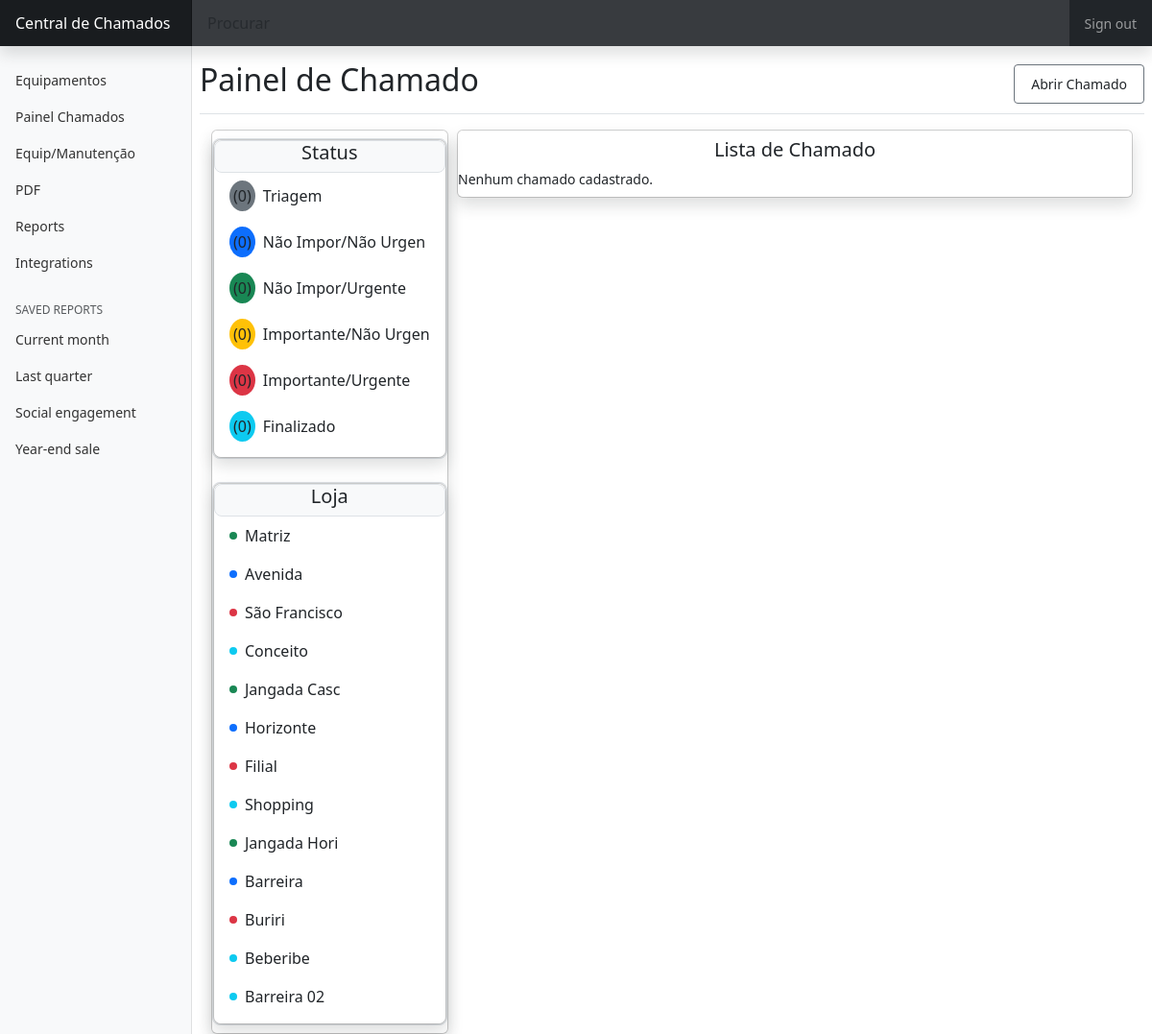
Before: /painel.php with the older database file.
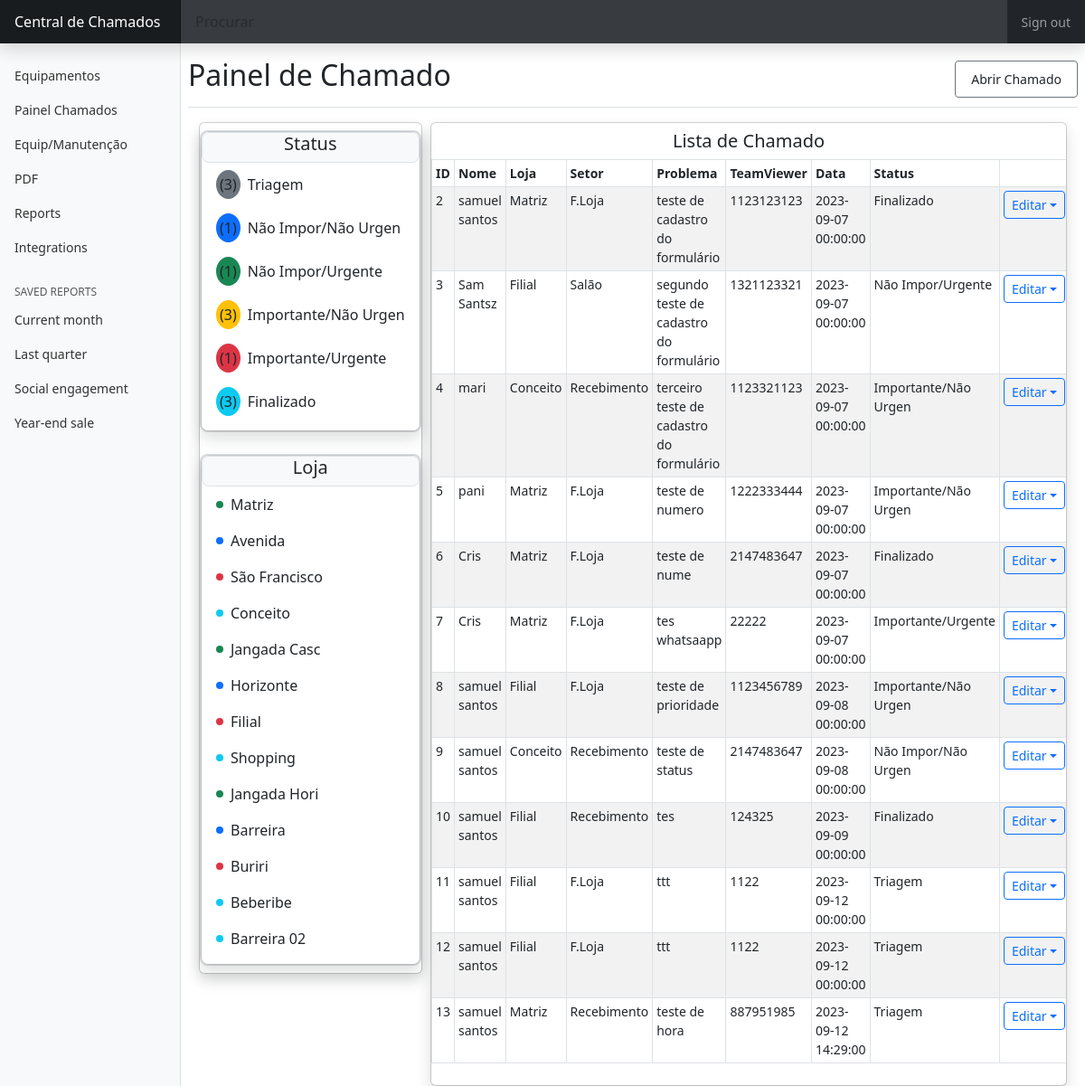
After: the same page with the newer database file.
### tables this page shows
CREATE TABLE IF NOT EXISTS `tb_chamado` (
  `id` int NOT NULL AUTO_INCREMENT,
  `nome` text NOT NULL,
  `email` varchar(255) NOT NULL,
  `whatsapp` int NOT NULL,
  `loja` text NOT NULL,
  `setor` text NOT NULL,
  `problema` varchar(255) NOT NULL,
  `teamviewer` int NOT NULL,
  `data` datetime NOT NULL,
  `status` text NOT NULL,
  `tecnico` text NOT NULL,
  `resolucao` varchar(255) NOT NULL,
  `dataFin` datetime NOT NULL,
  PRIMARY KEY (`id`)
);

### conexao/filtro/status/cont_chamado.php (called while the page is built)
<?php
$sql = "SELECT COUNT(*) as Triagem FROM tb_chamado WHERE status = 'Triagem'";
$result = $conn->query($sql);
if ($result->num_rows == 1) {
    $row = $result->fetch_assoc();
    $triagem = $row["Triagem"];
} else {
    echo "Nenhum chamado finalizado encontrado.";
}
?>
<?php
$sql = "SELECT COUNT(*) as n_imp_n_urg FROM tb_chamado WHERE status = 'Não Impor/Não Urgen'";
$result = $conn->query($sql);
if ($result->num_rows == 1) {
    $row = $result->fetch_assoc();
    $n_imp_n_urg = $row["n_imp_n_urg"];
} else {
    echo "Nenhum chamado Não Importante/Não Urgente encontrado.";
}
?>
<?php
$sql = "SELECT COUNT(*) as n_imp_urg FROM tb_chamado WHERE status = 'Não Impor/Urgente'";
$result = $conn->query($sql);
if ($result->num_rows == 1) {
    $row = $result->fetch_assoc();
    $n_imp_urg = $row["n_imp_urg"];
} else {
    echo "Nenhum chamado finalizado encontrado.";
}
?>
<?php
$sql = "SELECT COUNT(*) as imp_n_urg FROM tb_chamado WHERE status = 'Importante/Não Urgen'";
$result = $conn->query($sql);
if ($result->num_rows == 1) {
    $row = $result->fetch_assoc();
    $imp_n_urg = $row["imp_n_urg"];
} else {
    echo "Nenhum chamado finalizado encontrado.";
}
?>
<?php
$sql = "SELECT COUNT(*) as imp_urg FROM tb_chamado WHERE status = 'Importante/Urgente'";
$result = $conn->query($sql);
if ($result->num_rows == 1) {
    $row = $result->fetch_assoc();
    $imp_urg = $row["imp_urg"];
} else {
    echo "Nenhum chamado finalizado encontrado.";
}
?>
<?php
$sql = "SELECT COUNT(*) as finalizados FROM tb_chamado WHERE status = 'Finalizado'";
$result = $conn->query($sql);
if ($result->num_rows == 1) {
    $row = $result->fetch_assoc();
    $finalizados = $row["finalizados"];
} else {
    echo "Nenhum chamado finalizado encontrado.";
}
?>

### painel.php (the view, shortened to what the changed rows need)
<?php
include 'conexao/bancodados.php';
?>
<!doctype html>
<html lang="pt">
<head>
  <link href="css/dist/bootstrap.min.css" rel="stylesheet">
  <link href="css/styles.css" rel="stylesheet">
  <link href="css/dashboard.css" rel="stylesheet">
</head>
<body>
  <div class="container-fluid">
    <div class="row">
      <main class="col-md-9 ms-sm-auto col-lg-10 px-md-2">
        <div class="d-flex justify-content-between flex-wrap flex-md-nowrap align-items-center pt-3 pb-2 mb-3 border-bottom">
          <h1 class="h2">Painel de Chamado</h1>
        </div>
        <div class="container-fluid">
          <div class="dropdown-menu d-block position-static shadow d-grid gap-4" style=" float: left;">
            <div class="bg-body-tertiary border rounded-3">
              <div class="dropdown-menu d-block position-static pt-0 mx-0 rounded-3 shadow overflow-hidden w-280px">
                <?php include 'conexao/filtro/status/filtra_status.php' ?>
              </div>
            </div>
          </div>
          <div class="dropdown-menu d-block position-static shadow" style="margin-left: 16em;">
            <h5 style="text-align: center;">Lista de Chamado</h5>
            <div class="table-responsive small">
              <?php
              $sql = "SELECT * FROM tb_chamado";
              $result = $conn->query($sql);
              if ($result->num_rows > 0) {
                echo "<table class='table table-striped table-sm table-bordered'>";
                echo "<thead>";
                echo "<tr>
                      <th>ID</th>
                      <th>Nome</th>
                      <th>Loja</th>
                      <th>Setor</th>
                      <th>Problema</th>
                      <th>TeamViewer</th>
                      <th>Data</th>
                      <th>Status</th>
                    </tr>";
                echo "</thead>";
                echo  "<tbody id='tabela-chamado'>";
                while ($row = $result->fetch_assoc()) {
                  echo "<tr>";
                  echo "<td>" . $row["id"] . "</td>";
                  echo "<td>" . $row["nome"] . "</td>";
                  echo "<td>" . $row["loja"] . "</td>";
                  echo "<td>" . $row["setor"] . "</td>";
                  echo "<td>" . $row["problema"] . "</td>";
                  echo "<td>" . $row["teamviewer"] . "</td>";
                  echo "<td>" . $row["data"] . "</td>";
                  echo "<td>" . $row["status"] . "</td>";
                  echo "<td><a class='btn btn-sm btn-outline-primary dropdown-toggle' href='CRUD/altera_formulario?id=" . $row["id"] . "'>Editar</a></td>";
                  echo "</tr>";
                }
                echo "</tbody>";
                echo "</table>";
              } else {
                echo "Nenhum chamado cadastrado.";
              }
              ?>
            </div>
          </div>
        </div>
      </main>
    </div>
  </div>
</body>
</html>

### conexao/filtro/status/filtra_status.php
<?php
  include 'cont_chamado.php';
?>
<ul class="list-unstyled mb-0">
  <li>
    <a class="dropdown-item d-flex align-items-center gap-2 py-2" href="painel.php?status=Triagem">
      <span class="d-inline-block bg-secondary rounded-circle p-1">(<?php echo $triagem; ?>)</span>
      Triagem
    </a>
  </li>
  <li>
    <a class="dropdown-item d-flex align-items-center gap-2 py-2" href="painel.php?status=Não%20Impor/Não%20Urgen">
      <span class="d-inline-block bg-primary rounded-circle p-1">(<?php echo $n_imp_n_urg; ?>)</span>
      Não Impor/Não Urgen
    </a>
  </li>
  <li>
    <a class="dropdown-item d-flex align-items-center gap-2 py-2" href="painel.php?status=Não%20Impor/Urgente">
      <span class="d-inline-block bg-success rounded-circle p-1">(<?php echo $n_imp_urg; ?>)</span>
      Não Impor/Urgente
    </a>
  </li>
  <li>
    <a class="dropdown-item d-flex align-items-center gap-2 py-2" href="painel.php?status=Importante/Não%20Urgen">
      <span class="d-inline-block bg-warning rounded-circle p-1">(<?php echo $imp_n_urg; ?>)</span>
      Importante/Não Urgen
    </a>
  </li>
  <li>
    <a class="dropdown-item d-flex align-items-center gap-2 py-2" href="painel.php?status=Importante/Urgente">
      <span class="d-inline-block bg-danger rounded-circle p-1">(<?php echo $imp_urg; ?>)</span>
      Importante/Urgente
    </a>
  </li>
  <li>
    <a class="dropdown-item d-flex align-items-center gap-2 py-2" href="painel.php?status=Finalizado">
      <span class="d-inline-block bg-info rounded-circle p-1">(<?php echo $finalizados; ?>)</span>
      Finalizado
    </a>
  </li>
</ul>

Changed rows visible on the page:
added tb_chamado: id "2", nome "samuel santos", loja "Matriz", setor "F.Loja", problema "teste de cadastro do formulário", teamviewer "1123123123", data "2023-09-07 00:00:00", status "Finalizado"
added tb_chamado: id "3", nome "Sam Santsz", loja "Filial", setor "Salão", problema "segundo teste de cadastro do formulário", teamviewer "1321123321", data "2023-09-07 00:00:00", status "Não Impor/Urgente"
added tb_chamado: id "4", nome "mari", loja "Conceito", setor "Recebimento", problema "terceiro teste de cadastro do formulário", teamviewer "1123321123", data "2023-09-07 00:00:00", status "Importante/Não Urgen"
added tb_chamado: id "5", nome "pani", loja "Matriz", setor "F.Loja", problema "teste de numero", teamviewer "1222333444", data "2023-09-07 00:00:00", status "Importante/Não Urgen"
added tb_chamado: id "6", nome "Cris", loja "Matriz", setor "F.Loja", problema "teste de nume", teamviewer "2147483647", data "2023-09-07 00:00:00", status "Finalizado"
added tb_chamado: id "7", nome "Cris", loja "Matriz", setor "F.Loja", problema "tes whatsaapp", teamviewer "22222", data "2023-09-07 00:00:00", status "Importante/Urgente"
added tb_chamado: id "8", nome "samuel santos", loja "Filial", setor "F.Loja", problema "teste de prioridade", teamviewer "1123456789", data "2023-09-08 00:00:00", status "Importante/Não Urgen"
added tb_chamado: id "9", nome "samuel santos", loja "Conceito", setor "Recebimento", problema "teste de status", teamviewer "2147483647", data "2023-09-08 00:00:00", status "Não Impor/Não Urgen"
added tb_chamado: id "10", nome "samuel santos", loja "Filial", setor "Recebimento", problema "tes", teamviewer "124325", data "2023-09-09 00:00:00", status "Finalizado"
added tb_chamado: id "11", nome "samuel santos", loja "Filial", setor "F.Loja", problema "ttt", teamviewer "1122", data "2023-09-12 00:00:00", status "Triagem"
added tb_chamado: id "12", nome "samuel santos", loja "Filial", setor "F.Loja", problema "ttt", teamviewer "1122", data "2023-09-12 00:00:00", status "Triagem"
added tb_chamado: id "13", nome "samuel santos", loja "Matriz", setor "Recebimento", problema "teste de hora", teamviewer "887951985", data "2023-09-12 14:29:00", status "Triagem"
Other visible differences:
$triagem: "0" → "3"
$n_imp_n_urg: "0" → "1"
$n_imp_urg: "0" → "1"
$imp_n_urg: "0" → "3"
$imp_urg: "0" → "1"
$finalizados: "0" → "3"
text no longer shown: "Nenhum chamado cadastrado."
text now shown: "ID Nome Loja Setor Problema TeamViewer Data Status"
